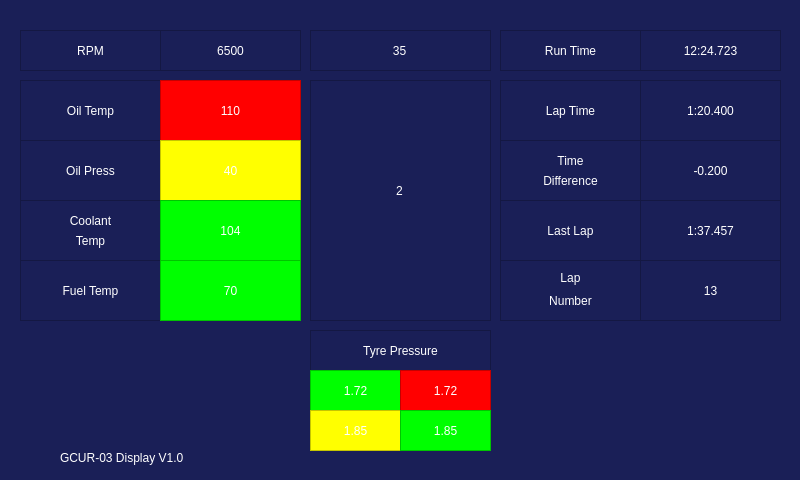
<?xml version="1.0" encoding="UTF-8"?>
<ui version="4.0">
 <class>MainWindow</class>
 <widget class="QMainWindow" name="MainWindow">
  <property name="geometry">
   <rect>
    <x>0</x>
    <y>0</y>
    <width>800</width>
    <height>480</height>
   </rect>
  </property>
  <property name="sizePolicy">
   <sizepolicy hsizetype="Fixed" vsizetype="Fixed">
    <horstretch>0</horstretch>
    <verstretch>0</verstretch>
   </sizepolicy>
  </property>
  <property name="maximumSize">
   <size>
    <width>800</width>
    <height>480</height>
   </size>
  </property>
  <property name="baseSize">
   <size>
    <width>800</width>
    <height>480</height>
   </size>
  </property>
  <property name="windowTitle">
   <string>MainWindow</string>
  </property>
  <property name="styleSheet">
   <string notr="true">background-color: rgb(26, 31, 87)</string>
  </property>
  <property name="toolButtonStyle">
   <enum>Qt::ToolButtonIconOnly</enum>
  </property>
  <property name="tabShape">
   <enum>QTabWidget::Rounded</enum>
  </property>
  <widget class="QWidget" name="DriverDisplay">
   <widget class="QFrame" name="gearContainer">
    <property name="geometry">
     <rect>
      <x>310</x>
      <y>80</y>
      <width>181</width>
      <height>241</height>
     </rect>
    </property>
    <property name="styleSheet">
     <string notr="true">border-width: 2px</string>
    </property>
    <property name="frameShape">
     <enum>QFrame::StyledPanel</enum>
    </property>
    <property name="frameShadow">
     <enum>QFrame::Plain</enum>
    </property>
    <property name="lineWidth">
     <number>4</number>
    </property>
    <widget class="QLabel" name="gearLabel">
     <property name="geometry">
      <rect>
       <x>4</x>
       <y>5</y>
       <width>171</width>
       <height>211</height>
      </rect>
     </property>
     <property name="styleSheet">
      <string notr="true">color:white;
font: 76pt &quot;Formula1&quot;;
</string>
     </property>
     <property name="text">
      <string>2</string>
     </property>
     <property name="textFormat">
      <enum>Qt::PlainText</enum>
     </property>
     <property name="alignment">
      <set>Qt::AlignCenter</set>
     </property>
    </widget>
   </widget>
   <widget class="QFrame" name="speedContainer">
    <property name="geometry">
     <rect>
      <x>310</x>
      <y>30</y>
      <width>181</width>
      <height>41</height>
     </rect>
    </property>
    <property name="styleSheet">
     <string notr="true">border-width: 2px</string>
    </property>
    <property name="frameShape">
     <enum>QFrame::StyledPanel</enum>
    </property>
    <property name="frameShadow">
     <enum>QFrame::Plain</enum>
    </property>
    <property name="lineWidth">
     <number>4</number>
    </property>
    <widget class="QLabel" name="speedLabel">
     <property name="geometry">
      <rect>
       <x>4</x>
       <y>10</y>
       <width>171</width>
       <height>21</height>
      </rect>
     </property>
     <property name="styleSheet">
      <string notr="true">color:white;
font: 15pt &quot;Formula1&quot;;
</string>
     </property>
     <property name="text">
      <string>35</string>
     </property>
     <property name="alignment">
      <set>Qt::AlignCenter</set>
     </property>
    </widget>
   </widget>
   <widget class="QFrame" name="leftView">
    <property name="geometry">
     <rect>
      <x>20</x>
      <y>80</y>
      <width>281</width>
      <height>241</height>
     </rect>
    </property>
    <property name="frameShape">
     <enum>QFrame::StyledPanel</enum>
    </property>
    <property name="frameShadow">
     <enum>QFrame::Plain</enum>
    </property>
    <widget class="QFrame" name="labelContainers">
     <property name="geometry">
      <rect>
       <x>0</x>
       <y>0</y>
       <width>141</width>
       <height>241</height>
      </rect>
     </property>
     <property name="frameShape">
      <enum>QFrame::StyledPanel</enum>
     </property>
     <property name="frameShadow">
      <enum>QFrame::Plain</enum>
     </property>
     <widget class="QFrame" name="oilTempLabel">
      <property name="geometry">
       <rect>
        <x>0</x>
        <y>0</y>
        <width>141</width>
        <height>61</height>
       </rect>
      </property>
      <property name="frameShape">
       <enum>QFrame::StyledPanel</enum>
      </property>
      <property name="frameShadow">
       <enum>QFrame::Plain</enum>
      </property>
      <widget class="QLabel" name="speedLabel_6">
       <property name="geometry">
        <rect>
         <x>10</x>
         <y>10</y>
         <width>121</width>
         <height>41</height>
        </rect>
       </property>
       <property name="styleSheet">
        <string notr="true">color:white;
font: 12pt &quot;Formula1&quot;;
</string>
       </property>
       <property name="text">
        <string>Oil Temp</string>
       </property>
       <property name="alignment">
        <set>Qt::AlignCenter</set>
       </property>
      </widget>
     </widget>
     <widget class="QFrame" name="oilPressureLabel">
      <property name="geometry">
       <rect>
        <x>0</x>
        <y>60</y>
        <width>141</width>
        <height>61</height>
       </rect>
      </property>
      <property name="frameShape">
       <enum>QFrame::StyledPanel</enum>
      </property>
      <property name="frameShadow">
       <enum>QFrame::Plain</enum>
      </property>
      <widget class="QLabel" name="speedLabel_5">
       <property name="geometry">
        <rect>
         <x>10</x>
         <y>10</y>
         <width>121</width>
         <height>41</height>
        </rect>
       </property>
       <property name="styleSheet">
        <string notr="true">color:white;
font: 12pt &quot;Formula1&quot;;
</string>
       </property>
       <property name="text">
        <string>Oil Press</string>
       </property>
       <property name="alignment">
        <set>Qt::AlignCenter</set>
       </property>
      </widget>
     </widget>
     <widget class="QFrame" name="coolantTemperatureLabel">
      <property name="geometry">
       <rect>
        <x>0</x>
        <y>120</y>
        <width>141</width>
        <height>61</height>
       </rect>
      </property>
      <property name="frameShape">
       <enum>QFrame::StyledPanel</enum>
      </property>
      <property name="frameShadow">
       <enum>QFrame::Plain</enum>
      </property>
      <widget class="QLabel" name="speedLabel_3">
       <property name="geometry">
        <rect>
         <x>10</x>
         <y>10</y>
         <width>121</width>
         <height>21</height>
        </rect>
       </property>
       <property name="styleSheet">
        <string notr="true">color:white;
font: 12pt &quot;Formula1&quot;;
</string>
       </property>
       <property name="text">
        <string>Coolant</string>
       </property>
       <property name="alignment">
        <set>Qt::AlignCenter</set>
       </property>
      </widget>
      <widget class="QLabel" name="speedLabel_4">
       <property name="geometry">
        <rect>
         <x>10</x>
         <y>30</y>
         <width>121</width>
         <height>21</height>
        </rect>
       </property>
       <property name="styleSheet">
        <string notr="true">color:white;
font: 12pt &quot;Formula1&quot;;
</string>
       </property>
       <property name="text">
        <string>Temp</string>
       </property>
       <property name="alignment">
        <set>Qt::AlignCenter</set>
       </property>
      </widget>
     </widget>
     <widget class="QFrame" name="fuelTemp">
      <property name="geometry">
       <rect>
        <x>0</x>
        <y>180</y>
        <width>141</width>
        <height>61</height>
       </rect>
      </property>
      <property name="frameShape">
       <enum>QFrame::StyledPanel</enum>
      </property>
      <property name="frameShadow">
       <enum>QFrame::Plain</enum>
      </property>
      <widget class="QLabel" name="speedLabel_2">
       <property name="geometry">
        <rect>
         <x>10</x>
         <y>10</y>
         <width>121</width>
         <height>41</height>
        </rect>
       </property>
       <property name="styleSheet">
        <string notr="true">color:white;
font: 12pt &quot;Formula1&quot;;
</string>
       </property>
       <property name="text">
        <string>Fuel Temp</string>
       </property>
       <property name="alignment">
        <set>Qt::AlignCenter</set>
       </property>
      </widget>
     </widget>
    </widget>
    <widget class="QFrame" name="labelContainers_2">
     <property name="geometry">
      <rect>
       <x>140</x>
       <y>0</y>
       <width>141</width>
       <height>241</height>
      </rect>
     </property>
     <property name="frameShape">
      <enum>QFrame::StyledPanel</enum>
     </property>
     <property name="frameShadow">
      <enum>QFrame::Plain</enum>
     </property>
     <widget class="QFrame" name="oilTempLabel_2">
      <property name="geometry">
       <rect>
        <x>0</x>
        <y>0</y>
        <width>141</width>
        <height>61</height>
       </rect>
      </property>
      <property name="styleSheet">
       <string notr="true">background-color: rgb(255, 0, 0)</string>
      </property>
      <property name="frameShape">
       <enum>QFrame::StyledPanel</enum>
      </property>
      <property name="frameShadow">
       <enum>QFrame::Plain</enum>
      </property>
      <widget class="QLabel" name="speedLabel_7">
       <property name="geometry">
        <rect>
         <x>10</x>
         <y>10</y>
         <width>121</width>
         <height>41</height>
        </rect>
       </property>
       <property name="styleSheet">
        <string notr="true">color:white;
font: 12pt &quot;Formula1&quot;;
</string>
       </property>
       <property name="text">
        <string>110</string>
       </property>
       <property name="alignment">
        <set>Qt::AlignCenter</set>
       </property>
      </widget>
     </widget>
     <widget class="QFrame" name="oilPressureLabel_2">
      <property name="geometry">
       <rect>
        <x>0</x>
        <y>60</y>
        <width>141</width>
        <height>61</height>
       </rect>
      </property>
      <property name="styleSheet">
       <string notr="true">background-color: rgb(255, 255, 0)</string>
      </property>
      <property name="frameShape">
       <enum>QFrame::StyledPanel</enum>
      </property>
      <property name="frameShadow">
       <enum>QFrame::Plain</enum>
      </property>
      <widget class="QLabel" name="speedLabel_8">
       <property name="geometry">
        <rect>
         <x>10</x>
         <y>10</y>
         <width>121</width>
         <height>41</height>
        </rect>
       </property>
       <property name="styleSheet">
        <string notr="true">color:white;
font: 12pt &quot;Formula1&quot;;
</string>
       </property>
       <property name="text">
        <string>40</string>
       </property>
       <property name="alignment">
        <set>Qt::AlignCenter</set>
       </property>
      </widget>
     </widget>
     <widget class="QFrame" name="coolantTemperatureLabel_2">
      <property name="geometry">
       <rect>
        <x>0</x>
        <y>120</y>
        <width>141</width>
        <height>61</height>
       </rect>
      </property>
      <property name="styleSheet">
       <string notr="true">background-color: rgb(0, 255, 0)</string>
      </property>
      <property name="frameShape">
       <enum>QFrame::StyledPanel</enum>
      </property>
      <property name="frameShadow">
       <enum>QFrame::Plain</enum>
      </property>
      <widget class="QLabel" name="speedLabel_10">
       <property name="geometry">
        <rect>
         <x>10</x>
         <y>10</y>
         <width>121</width>
         <height>41</height>
        </rect>
       </property>
       <property name="styleSheet">
        <string notr="true">color:white;
font: 12pt &quot;Formula1&quot;;
</string>
       </property>
       <property name="text">
        <string>104</string>
       </property>
       <property name="alignment">
        <set>Qt::AlignCenter</set>
       </property>
      </widget>
     </widget>
     <widget class="QFrame" name="fuelTemp_2">
      <property name="geometry">
       <rect>
        <x>0</x>
        <y>180</y>
        <width>141</width>
        <height>61</height>
       </rect>
      </property>
      <property name="styleSheet">
       <string notr="true">background-color: rgb(0, 255, 0)</string>
      </property>
      <property name="frameShape">
       <enum>QFrame::StyledPanel</enum>
      </property>
      <property name="frameShadow">
       <enum>QFrame::Plain</enum>
      </property>
      <widget class="QLabel" name="speedLabel_11">
       <property name="geometry">
        <rect>
         <x>10</x>
         <y>10</y>
         <width>121</width>
         <height>41</height>
        </rect>
       </property>
       <property name="styleSheet">
        <string notr="true">color:white;
font: 12pt &quot;Formula1&quot;;
</string>
       </property>
       <property name="text">
        <string>70</string>
       </property>
       <property name="alignment">
        <set>Qt::AlignCenter</set>
       </property>
      </widget>
     </widget>
    </widget>
   </widget>
   <widget class="QLabel" name="label">
    <property name="geometry">
     <rect>
      <x>10</x>
      <y>440</y>
      <width>41</width>
      <height>41</height>
     </rect>
    </property>
    <property name="text">
     <string/>
    </property>
    <property name="pixmap">
     <pixmap>../../../../Downloads/images (1).jpeg</pixmap>
    </property>
    <property name="scaledContents">
     <bool>true</bool>
    </property>
   </widget>
   <widget class="QLabel" name="label_2">
    <property name="geometry">
     <rect>
      <x>60</x>
      <y>450</y>
      <width>281</width>
      <height>16</height>
     </rect>
    </property>
    <property name="styleSheet">
     <string notr="true">color:white;
font: 10pt &quot;Formula1&quot;;
</string>
    </property>
    <property name="text">
     <string>GCUR-03 Display V1.0</string>
    </property>
   </widget>
   <widget class="QFrame" name="leftView_2">
    <property name="geometry">
     <rect>
      <x>500</x>
      <y>80</y>
      <width>281</width>
      <height>241</height>
     </rect>
    </property>
    <property name="frameShape">
     <enum>QFrame::StyledPanel</enum>
    </property>
    <property name="frameShadow">
     <enum>QFrame::Plain</enum>
    </property>
    <widget class="QFrame" name="labelContainers_3">
     <property name="geometry">
      <rect>
       <x>0</x>
       <y>0</y>
       <width>141</width>
       <height>241</height>
      </rect>
     </property>
     <property name="frameShape">
      <enum>QFrame::StyledPanel</enum>
     </property>
     <property name="frameShadow">
      <enum>QFrame::Plain</enum>
     </property>
     <widget class="QFrame" name="oilTempLabel_3">
      <property name="geometry">
       <rect>
        <x>0</x>
        <y>0</y>
        <width>141</width>
        <height>61</height>
       </rect>
      </property>
      <property name="frameShape">
       <enum>QFrame::StyledPanel</enum>
      </property>
      <property name="frameShadow">
       <enum>QFrame::Plain</enum>
      </property>
      <widget class="QLabel" name="speedLabel_9">
       <property name="geometry">
        <rect>
         <x>10</x>
         <y>10</y>
         <width>121</width>
         <height>41</height>
        </rect>
       </property>
       <property name="styleSheet">
        <string notr="true">color:white;
font: 12pt &quot;Formula1&quot;;
</string>
       </property>
       <property name="text">
        <string>Lap Time</string>
       </property>
       <property name="alignment">
        <set>Qt::AlignCenter</set>
       </property>
      </widget>
     </widget>
     <widget class="QFrame" name="oilPressureLabel_3">
      <property name="geometry">
       <rect>
        <x>0</x>
        <y>60</y>
        <width>141</width>
        <height>61</height>
       </rect>
      </property>
      <property name="frameShape">
       <enum>QFrame::StyledPanel</enum>
      </property>
      <property name="frameShadow">
       <enum>QFrame::Plain</enum>
      </property>
      <widget class="QLabel" name="speedLabel_12">
       <property name="geometry">
        <rect>
         <x>10</x>
         <y>10</y>
         <width>121</width>
         <height>21</height>
        </rect>
       </property>
       <property name="styleSheet">
        <string notr="true">color:white;
font: 12pt &quot;Formula1&quot;;
</string>
       </property>
       <property name="text">
        <string>Time</string>
       </property>
       <property name="alignment">
        <set>Qt::AlignCenter</set>
       </property>
      </widget>
      <widget class="QLabel" name="speedLabel_20">
       <property name="geometry">
        <rect>
         <x>10</x>
         <y>30</y>
         <width>121</width>
         <height>21</height>
        </rect>
       </property>
       <property name="styleSheet">
        <string notr="true">color:white;
font: 12pt &quot;Formula1&quot;;
</string>
       </property>
       <property name="text">
        <string>Difference</string>
       </property>
       <property name="alignment">
        <set>Qt::AlignCenter</set>
       </property>
      </widget>
     </widget>
     <widget class="QFrame" name="coolantTemperatureLabel_3">
      <property name="geometry">
       <rect>
        <x>0</x>
        <y>120</y>
        <width>141</width>
        <height>61</height>
       </rect>
      </property>
      <property name="frameShape">
       <enum>QFrame::StyledPanel</enum>
      </property>
      <property name="frameShadow">
       <enum>QFrame::Plain</enum>
      </property>
      <widget class="QLabel" name="speedLabel_13">
       <property name="geometry">
        <rect>
         <x>10</x>
         <y>10</y>
         <width>121</width>
         <height>41</height>
        </rect>
       </property>
       <property name="styleSheet">
        <string notr="true">color:white;
font: 12pt &quot;Formula1&quot;;
</string>
       </property>
       <property name="text">
        <string>Last Lap</string>
       </property>
       <property name="alignment">
        <set>Qt::AlignCenter</set>
       </property>
      </widget>
     </widget>
     <widget class="QFrame" name="fuelTemp_3">
      <property name="geometry">
       <rect>
        <x>0</x>
        <y>180</y>
        <width>141</width>
        <height>61</height>
       </rect>
      </property>
      <property name="frameShape">
       <enum>QFrame::StyledPanel</enum>
      </property>
      <property name="frameShadow">
       <enum>QFrame::Plain</enum>
      </property>
      <widget class="QLabel" name="speedLabel_15">
       <property name="geometry">
        <rect>
         <x>10</x>
         <y>10</y>
         <width>121</width>
         <height>16</height>
        </rect>
       </property>
       <property name="styleSheet">
        <string notr="true">color:white;
font: 12pt &quot;Formula1&quot;;
</string>
       </property>
       <property name="text">
        <string>Lap</string>
       </property>
       <property name="alignment">
        <set>Qt::AlignCenter</set>
       </property>
      </widget>
      <widget class="QLabel" name="speedLabel_14">
       <property name="geometry">
        <rect>
         <x>10</x>
         <y>30</y>
         <width>121</width>
         <height>21</height>
        </rect>
       </property>
       <property name="styleSheet">
        <string notr="true">color:white;
font: 12pt &quot;Formula1&quot;;
</string>
       </property>
       <property name="text">
        <string>Number</string>
       </property>
       <property name="alignment">
        <set>Qt::AlignCenter</set>
       </property>
      </widget>
     </widget>
    </widget>
    <widget class="QFrame" name="labelContainers_4">
     <property name="geometry">
      <rect>
       <x>140</x>
       <y>0</y>
       <width>141</width>
       <height>241</height>
      </rect>
     </property>
     <property name="frameShape">
      <enum>QFrame::StyledPanel</enum>
     </property>
     <property name="frameShadow">
      <enum>QFrame::Plain</enum>
     </property>
     <widget class="QFrame" name="oilTempLabel_4">
      <property name="geometry">
       <rect>
        <x>0</x>
        <y>0</y>
        <width>141</width>
        <height>61</height>
       </rect>
      </property>
      <property name="frameShape">
       <enum>QFrame::StyledPanel</enum>
      </property>
      <property name="frameShadow">
       <enum>QFrame::Plain</enum>
      </property>
      <widget class="QLabel" name="speedLabel_16">
       <property name="geometry">
        <rect>
         <x>10</x>
         <y>10</y>
         <width>121</width>
         <height>41</height>
        </rect>
       </property>
       <property name="styleSheet">
        <string notr="true">color:white;
font: 12pt &quot;Formula1&quot;;
</string>
       </property>
       <property name="text">
        <string>1:20.400</string>
       </property>
       <property name="alignment">
        <set>Qt::AlignCenter</set>
       </property>
      </widget>
     </widget>
     <widget class="QFrame" name="oilPressureLabel_4">
      <property name="geometry">
       <rect>
        <x>0</x>
        <y>60</y>
        <width>141</width>
        <height>61</height>
       </rect>
      </property>
      <property name="frameShape">
       <enum>QFrame::StyledPanel</enum>
      </property>
      <property name="frameShadow">
       <enum>QFrame::Plain</enum>
      </property>
      <widget class="QLabel" name="speedLabel_17">
       <property name="geometry">
        <rect>
         <x>10</x>
         <y>10</y>
         <width>121</width>
         <height>41</height>
        </rect>
       </property>
       <property name="styleSheet">
        <string notr="true">color:white;
font: 12pt &quot;Formula1&quot;;
</string>
       </property>
       <property name="text">
        <string>-0.200</string>
       </property>
       <property name="alignment">
        <set>Qt::AlignCenter</set>
       </property>
      </widget>
     </widget>
     <widget class="QFrame" name="coolantTemperatureLabel_4">
      <property name="geometry">
       <rect>
        <x>0</x>
        <y>120</y>
        <width>141</width>
        <height>61</height>
       </rect>
      </property>
      <property name="frameShape">
       <enum>QFrame::StyledPanel</enum>
      </property>
      <property name="frameShadow">
       <enum>QFrame::Plain</enum>
      </property>
      <widget class="QLabel" name="speedLabel_18">
       <property name="geometry">
        <rect>
         <x>10</x>
         <y>10</y>
         <width>121</width>
         <height>41</height>
        </rect>
       </property>
       <property name="styleSheet">
        <string notr="true">color:white;
font: 12pt &quot;Formula1&quot;;
</string>
       </property>
       <property name="text">
        <string>1:37.457</string>
       </property>
       <property name="alignment">
        <set>Qt::AlignCenter</set>
       </property>
      </widget>
     </widget>
     <widget class="QFrame" name="fuelTemp_4">
      <property name="geometry">
       <rect>
        <x>0</x>
        <y>180</y>
        <width>141</width>
        <height>61</height>
       </rect>
      </property>
      <property name="frameShape">
       <enum>QFrame::StyledPanel</enum>
      </property>
      <property name="frameShadow">
       <enum>QFrame::Plain</enum>
      </property>
      <widget class="QLabel" name="speedLabel_19">
       <property name="geometry">
        <rect>
         <x>10</x>
         <y>10</y>
         <width>121</width>
         <height>41</height>
        </rect>
       </property>
       <property name="styleSheet">
        <string notr="true">color:white;
font: 12pt &quot;Formula1&quot;;
</string>
       </property>
       <property name="text">
        <string>13</string>
       </property>
       <property name="alignment">
        <set>Qt::AlignCenter</set>
       </property>
      </widget>
     </widget>
    </widget>
   </widget>
   <widget class="QFrame" name="oilTempLabel_6">
    <property name="geometry">
     <rect>
      <x>20</x>
      <y>30</y>
      <width>281</width>
      <height>41</height>
     </rect>
    </property>
    <property name="frameShape">
     <enum>QFrame::StyledPanel</enum>
    </property>
    <property name="frameShadow">
     <enum>QFrame::Plain</enum>
    </property>
    <widget class="QFrame" name="oilTempLabel_7">
     <property name="geometry">
      <rect>
       <x>0</x>
       <y>0</y>
       <width>141</width>
       <height>41</height>
      </rect>
     </property>
     <property name="frameShape">
      <enum>QFrame::StyledPanel</enum>
     </property>
     <property name="frameShadow">
      <enum>QFrame::Plain</enum>
     </property>
     <widget class="QLabel" name="speedLabel_24">
      <property name="geometry">
       <rect>
        <x>10</x>
        <y>10</y>
        <width>121</width>
        <height>21</height>
       </rect>
      </property>
      <property name="styleSheet">
       <string notr="true">color:white;
font: 12pt &quot;Formula1&quot;;
</string>
      </property>
      <property name="text">
       <string>RPM</string>
      </property>
      <property name="alignment">
       <set>Qt::AlignCenter</set>
      </property>
     </widget>
    </widget>
    <widget class="QFrame" name="oilTempLabel_8">
     <property name="geometry">
      <rect>
       <x>140</x>
       <y>0</y>
       <width>141</width>
       <height>41</height>
      </rect>
     </property>
     <property name="frameShape">
      <enum>QFrame::StyledPanel</enum>
     </property>
     <property name="frameShadow">
      <enum>QFrame::Plain</enum>
     </property>
     <widget class="QLabel" name="speedLabel_27">
      <property name="geometry">
       <rect>
        <x>10</x>
        <y>10</y>
        <width>121</width>
        <height>21</height>
       </rect>
      </property>
      <property name="styleSheet">
       <string notr="true">color:white;
font: 12pt &quot;Formula1&quot;;
</string>
      </property>
      <property name="text">
       <string>6500</string>
      </property>
      <property name="alignment">
       <set>Qt::AlignCenter</set>
      </property>
     </widget>
    </widget>
   </widget>
   <widget class="QFrame" name="oilTempLabel_9">
    <property name="geometry">
     <rect>
      <x>310</x>
      <y>330</y>
      <width>181</width>
      <height>121</height>
     </rect>
    </property>
    <property name="frameShape">
     <enum>QFrame::StyledPanel</enum>
    </property>
    <property name="frameShadow">
     <enum>QFrame::Plain</enum>
    </property>
    <widget class="QFrame" name="oilTempLabel_10">
     <property name="geometry">
      <rect>
       <x>0</x>
       <y>0</y>
       <width>181</width>
       <height>41</height>
      </rect>
     </property>
     <property name="frameShape">
      <enum>QFrame::StyledPanel</enum>
     </property>
     <property name="frameShadow">
      <enum>QFrame::Plain</enum>
     </property>
     <widget class="QLabel" name="speedLabel_29">
      <property name="geometry">
       <rect>
        <x>10</x>
        <y>10</y>
        <width>161</width>
        <height>21</height>
       </rect>
      </property>
      <property name="styleSheet">
       <string notr="true">color:white;
font: 12pt &quot;Formula1&quot;;
</string>
      </property>
      <property name="text">
       <string>Tyre Pressure</string>
      </property>
      <property name="alignment">
       <set>Qt::AlignCenter</set>
      </property>
     </widget>
    </widget>
    <widget class="QFrame" name="oilTempLabel_11">
     <property name="geometry">
      <rect>
       <x>0</x>
       <y>40</y>
       <width>91</width>
       <height>41</height>
      </rect>
     </property>
     <property name="styleSheet">
      <string notr="true">background-color: rgb(0, 255, 0)</string>
     </property>
     <property name="frameShape">
      <enum>QFrame::StyledPanel</enum>
     </property>
     <property name="frameShadow">
      <enum>QFrame::Plain</enum>
     </property>
     <widget class="QLabel" name="speedLabel_30">
      <property name="geometry">
       <rect>
        <x>10</x>
        <y>10</y>
        <width>71</width>
        <height>21</height>
       </rect>
      </property>
      <property name="styleSheet">
       <string notr="true">color:white;
font: 12pt &quot;Formula1&quot;;
</string>
      </property>
      <property name="text">
       <string>1.72</string>
      </property>
      <property name="alignment">
       <set>Qt::AlignCenter</set>
      </property>
     </widget>
    </widget>
    <widget class="QFrame" name="oilTempLabel_12">
     <property name="geometry">
      <rect>
       <x>0</x>
       <y>80</y>
       <width>91</width>
       <height>41</height>
      </rect>
     </property>
     <property name="styleSheet">
      <string notr="true">background-color: rgb(255, 255, 0)</string>
     </property>
     <property name="frameShape">
      <enum>QFrame::StyledPanel</enum>
     </property>
     <property name="frameShadow">
      <enum>QFrame::Plain</enum>
     </property>
     <widget class="QLabel" name="speedLabel_31">
      <property name="geometry">
       <rect>
        <x>10</x>
        <y>10</y>
        <width>71</width>
        <height>21</height>
       </rect>
      </property>
      <property name="styleSheet">
       <string notr="true">color:white;
font: 12pt &quot;Formula1&quot;;
</string>
      </property>
      <property name="text">
       <string>1.85</string>
      </property>
      <property name="alignment">
       <set>Qt::AlignCenter</set>
      </property>
     </widget>
    </widget>
    <widget class="QFrame" name="oilTempLabel_13">
     <property name="geometry">
      <rect>
       <x>90</x>
       <y>40</y>
       <width>91</width>
       <height>41</height>
      </rect>
     </property>
     <property name="styleSheet">
      <string notr="true">background-color: rgb(255, 0, 0)</string>
     </property>
     <property name="frameShape">
      <enum>QFrame::StyledPanel</enum>
     </property>
     <property name="frameShadow">
      <enum>QFrame::Plain</enum>
     </property>
     <widget class="QLabel" name="speedLabel_33">
      <property name="geometry">
       <rect>
        <x>10</x>
        <y>10</y>
        <width>71</width>
        <height>21</height>
       </rect>
      </property>
      <property name="styleSheet">
       <string notr="true">color:white;
font: 12pt &quot;Formula1&quot;;
</string>
      </property>
      <property name="text">
       <string>1.72</string>
      </property>
      <property name="alignment">
       <set>Qt::AlignCenter</set>
      </property>
     </widget>
    </widget>
    <widget class="QFrame" name="oilTempLabel_14">
     <property name="geometry">
      <rect>
       <x>90</x>
       <y>80</y>
       <width>91</width>
       <height>41</height>
      </rect>
     </property>
     <property name="styleSheet">
      <string notr="true">background-color: rgb(0, 255, 0)</string>
     </property>
     <property name="frameShape">
      <enum>QFrame::StyledPanel</enum>
     </property>
     <property name="frameShadow">
      <enum>QFrame::Plain</enum>
     </property>
     <widget class="QLabel" name="speedLabel_34">
      <property name="geometry">
       <rect>
        <x>10</x>
        <y>10</y>
        <width>71</width>
        <height>21</height>
       </rect>
      </property>
      <property name="styleSheet">
       <string notr="true">color:white;
font: 12pt &quot;Formula1&quot;;
</string>
      </property>
      <property name="text">
       <string>1.85</string>
      </property>
      <property name="alignment">
       <set>Qt::AlignCenter</set>
      </property>
     </widget>
    </widget>
   </widget>
   <widget class="QFrame" name="oilTempLabel_15">
    <property name="geometry">
     <rect>
      <x>500</x>
      <y>30</y>
      <width>281</width>
      <height>41</height>
     </rect>
    </property>
    <property name="frameShape">
     <enum>QFrame::StyledPanel</enum>
    </property>
    <property name="frameShadow">
     <enum>QFrame::Plain</enum>
    </property>
    <widget class="QFrame" name="oilTempLabel_16">
     <property name="geometry">
      <rect>
       <x>0</x>
       <y>0</y>
       <width>141</width>
       <height>41</height>
      </rect>
     </property>
     <property name="frameShape">
      <enum>QFrame::StyledPanel</enum>
     </property>
     <property name="frameShadow">
      <enum>QFrame::Plain</enum>
     </property>
     <widget class="QLabel" name="speedLabel_35">
      <property name="geometry">
       <rect>
        <x>10</x>
        <y>10</y>
        <width>121</width>
        <height>21</height>
       </rect>
      </property>
      <property name="styleSheet">
       <string notr="true">color:white;
font: 12pt &quot;Formula1&quot;;
</string>
      </property>
      <property name="text">
       <string>Run Time</string>
      </property>
      <property name="alignment">
       <set>Qt::AlignCenter</set>
      </property>
     </widget>
    </widget>
    <widget class="QFrame" name="oilTempLabel_17">
     <property name="geometry">
      <rect>
       <x>140</x>
       <y>0</y>
       <width>141</width>
       <height>41</height>
      </rect>
     </property>
     <property name="frameShape">
      <enum>QFrame::StyledPanel</enum>
     </property>
     <property name="frameShadow">
      <enum>QFrame::Plain</enum>
     </property>
     <widget class="QLabel" name="speedLabel_36">
      <property name="geometry">
       <rect>
        <x>10</x>
        <y>10</y>
        <width>121</width>
        <height>21</height>
       </rect>
      </property>
      <property name="styleSheet">
       <string notr="true">color:white;
font: 12pt &quot;Formula1&quot;;
</string>
      </property>
      <property name="text">
       <string>12:24.723</string>
      </property>
      <property name="alignment">
       <set>Qt::AlignCenter</set>
      </property>
     </widget>
    </widget>
   </widget>
  </widget>
 </widget>
 <resources/>
 <connections/>
</ui>
